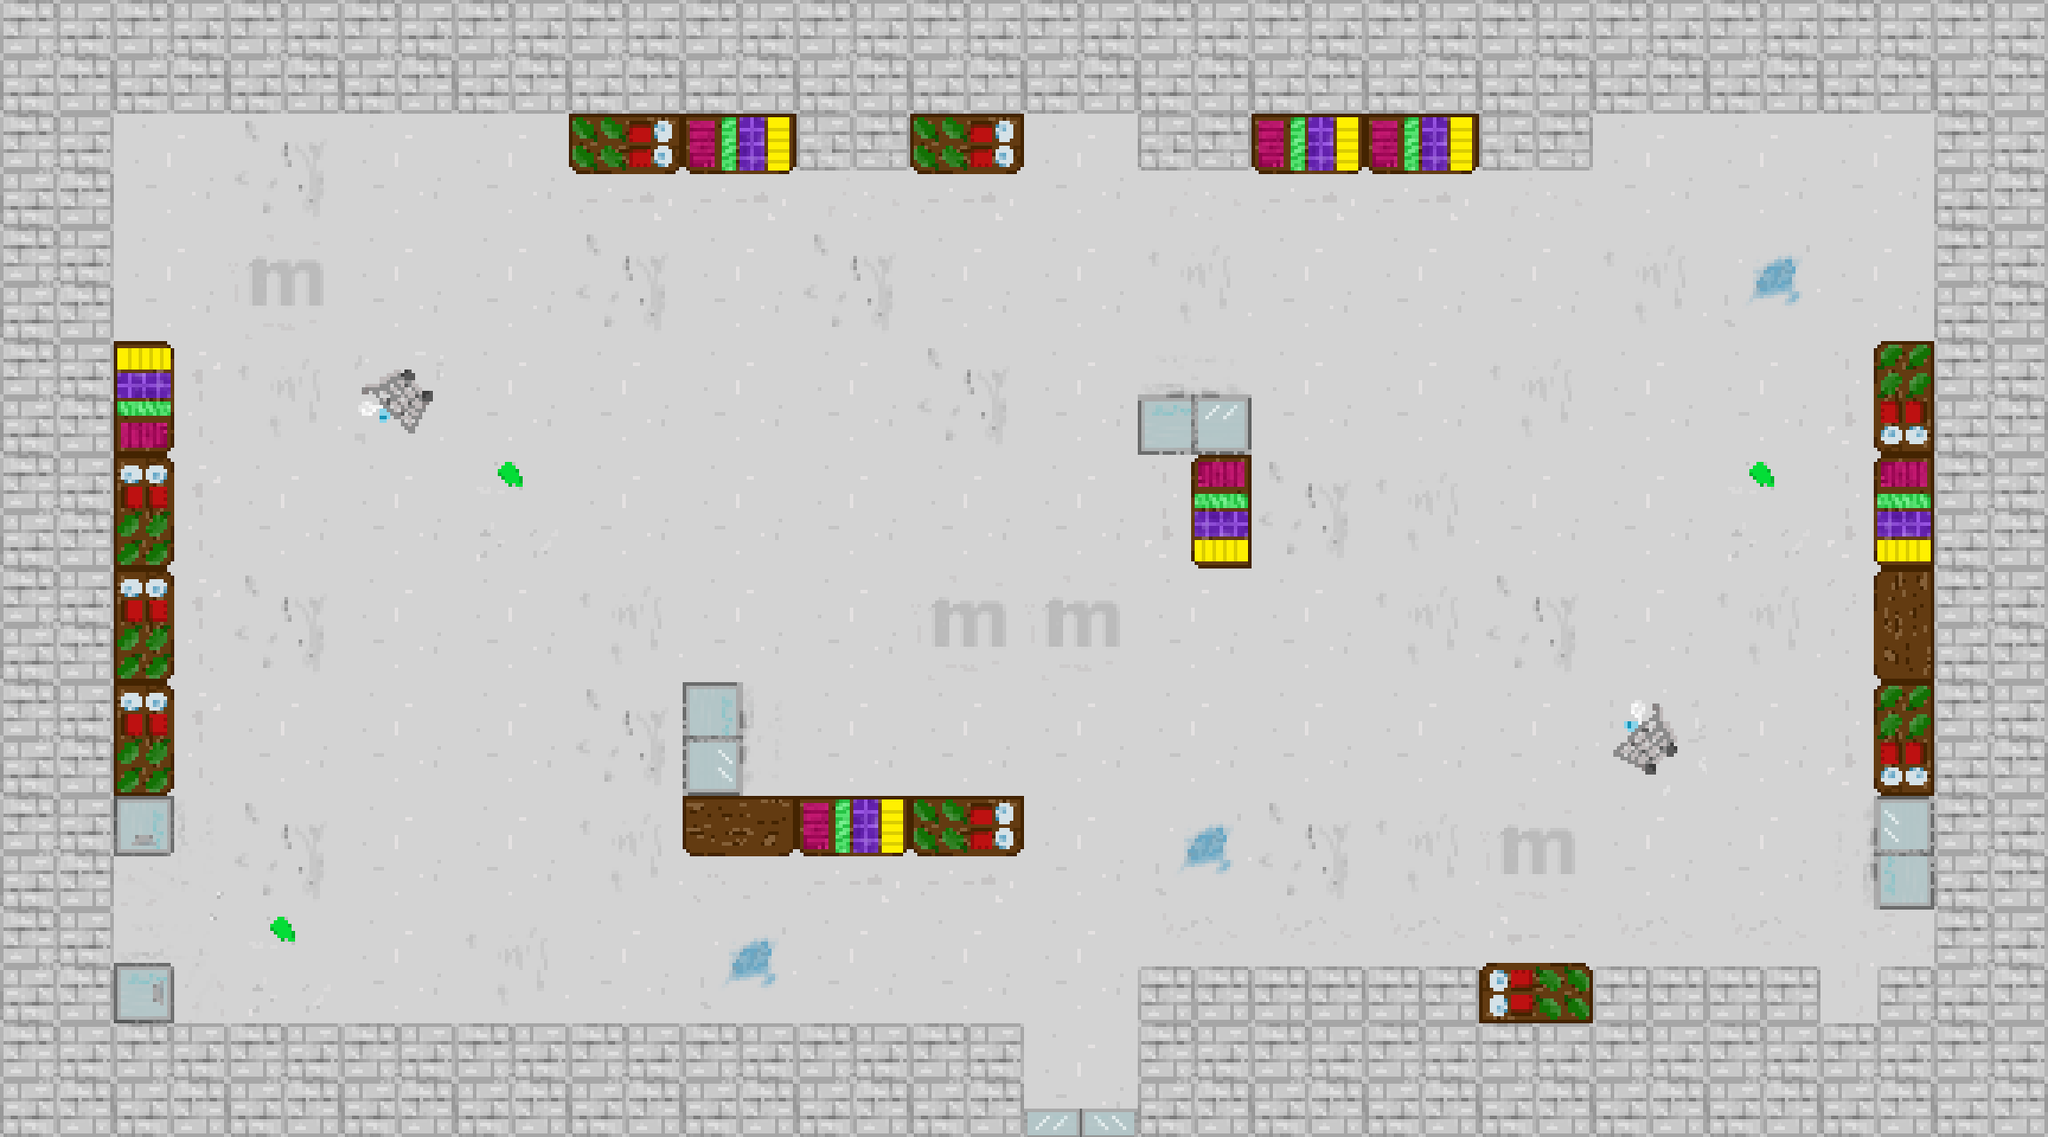

The image is a tile-based game level rendered from a .tmx file. Its description and source (layers, tilesets, objects; grid data summarised) follow:
An orthogonal 18x10 tile map with 128x128 px tiles, 2 tile layers (Vrstva dlaždic 1, collision), 1 hidden layer not drawn, 3 tilesets and 38 objects.

<map version="1.10" tiledversion="1.11.2" orientation="orthogonal" renderorder="right-down" width="18" height="10" tilewidth="128" tileheight="128" infinite="0" nextlayerid="5" nextobjectid="1">
 <tileset firstgid="1" name="Tile-set-128x128" tilewidth="128" tileheight="128" tilecount="96" columns="16">
  <image source="Tile-set-128x128.png" width="2048" height="769" />
 </tileset>
 <tileset firstgid="97" name="Tile-set-128x128_V2" tilewidth="128" tileheight="128" tilecount="96" columns="16">
  <image source="Tile-set-128x128.png" width="2048" height="769" />
  <tile id="3">
   <objectgroup draworder="index" id="2">
    <object id="1" x="0" y="0" width="67.8182" height="127.818" />
   </objectgroup>
  </tile>
  <tile id="4">
   <objectgroup draworder="index" id="2">
    <object id="1" x="60" y="0.363636" width="68" height="127.273" />
   </objectgroup>
  </tile>
  <tile id="5">
   <objectgroup draworder="index" id="2">
    <object id="1" x="0.36947" y="0.363636">
     <polygon points="0,0 59.7229,0.181302 67.4409,7.97727 68.176,119.659 59.9067,127.455 -0.551288,127.636" />
    </object>
   </objectgroup>
  </tile>
  <tile id="6">
   <objectgroup draworder="index" id="2">
    <object id="1" x="128" y="0">
     <polygon points="0,0 0.363636,127.273 -59.6364,127.636 -67.8182,119.636 -67.8182,8 -59.6364,0" />
    </object>
   </objectgroup>
  </tile>
  <tile id="7">
   <objectgroup draworder="index" id="2">
    <object id="1" x="0.182785" y="0.18156">
     <polygon points="0,0 59.4304,-0.18156 67.2693,7.62553 68.1809,119.83 59.9773,127.637 -0.364603,127.818" />
    </object>
   </objectgroup>
  </tile>
  <tile id="8">
   <objectgroup draworder="index" id="2">
    <object id="1" x="128" y="0">
     <polygon points="0,0 0.181818,127.636 -60,128 -68.3636,119.636 -68.1818,8 -59.8182,0.181818" />
    </object>
   </objectgroup>
  </tile>
  <tile id="9">
   <objectgroup draworder="index" id="2">
    <object id="1" x="67.8182" y="-0.181818">
     <polygon points="0,0 0.181818,63.6364 -3.81818,68 -67.6364,68.1818 -67.6364,0.181818" />
    </object>
   </objectgroup>
  </tile>
  <tile id="10">
   <objectgroup draworder="index" id="2">
    <object id="1" x="60.1818" y="64.3636">
     <polygon points="0,0 4,-4.36364 67.4545,-4.54545 67.8182,63.2727 -0.363636,63.2727" />
    </object>
   </objectgroup>
  </tile>
  <tile id="11">
   <objectgroup draworder="index" id="2">
    <object id="1" x="0.181818" y="0.181818" width="63.8182" height="127.455" />
   </objectgroup>
  </tile>
  <tile id="12">
   <objectgroup draworder="index" id="4">
    <object id="5" x="64.1818" y="0.363636" width="64" height="127.455" />
   </objectgroup>
  </tile>
  <tile id="13">
   <objectgroup draworder="index" id="2">
    <object id="1" x="64.1818" y="64.1818" width="63.4545" height="63.4545" />
   </objectgroup>
  </tile>
  <tile id="14">
   <objectgroup draworder="index" id="2">
    <object id="1" x="0" y="64.1818" width="63.4545" height="63.6364" />
   </objectgroup>
  </tile>
  <tile id="19">
   <objectgroup draworder="index" id="2">
    <object id="1" x="0" y="0.181818" width="127.818" height="67.4545" />
   </objectgroup>
  </tile>
  <tile id="20">
   <objectgroup draworder="index" id="2">
    <object id="1" x="0.363636" y="60.1818" width="127.636" height="67.6364" />
   </objectgroup>
  </tile>
  <tile id="21">
   <objectgroup draworder="index" id="2">
    <object id="1" x="0" y="0">
     <polygon points="0,0 128,0.181818 128,60 119.818,67.4545 8,67.8182 0.181818,60.1818" />
    </object>
   </objectgroup>
  </tile>
  <tile id="22">
   <objectgroup draworder="index" id="2">
    <object id="1" x="0" y="68">
     <polygon points="0,0 8.36364,-8.36364 120,-8.18182 127.818,0.181818 128.182,60.1818 0.181818,60" />
    </object>
   </objectgroup>
  </tile>
  <tile id="23">
   <objectgroup draworder="index" id="2">
    <object id="1" x="0.181818" y="-0.363636">
     <polygon points="0,0 -0.181818,60.3636 7.81818,67.6364 119.818,67.8182 127.818,59.8182 127.818,0.545455" />
    </object>
   </objectgroup>
  </tile>
  <tile id="24">
   <objectgroup draworder="index" id="2">
    <object id="1" x="120" y="60.1818">
     <polygon points="0,0 8,8.36364 8.18182,68.1818 -120,67.8182 -120,7.63636 -111.273,-0.545455" />
    </object>
   </objectgroup>
  </tile>
  <tile id="25">
   <objectgroup draworder="index" id="2">
    <object id="1" x="0" y="59.8182" width="68" height="68.1818" />
   </objectgroup>
  </tile>
  <tile id="26">
   <objectgroup draworder="index" id="2">
    <object id="1" x="59.8182" y="0.181818" width="68" height="67.4545" />
   </objectgroup>
  </tile>
  <tile id="27">
   <objectgroup draworder="index" id="2">
    <object id="1" x="0" y="0.181818" width="127.818" height="64" />
   </objectgroup>
  </tile>
  <tile id="28">
   <objectgroup draworder="index" id="2">
    <object id="1" x="0.181818" y="64.1818" width="127.818" height="63.6364" />
   </objectgroup>
  </tile>
  <tile id="29">
   <objectgroup draworder="index" id="2">
    <object id="1" x="64" y="0.363636" width="63.6364" height="63.0909" />
   </objectgroup>
  </tile>
  <tile id="30">
   <objectgroup draworder="index" id="2">
    <object id="1" x="0" y="0.181818" width="63.8182" height="63.2727" />
   </objectgroup>
  </tile>
  <tile id="34">
   <objectgroup draworder="index" id="2">
    <object id="1" x="0" y="0">
     <polygon points="0,0 59.6364,-0.363636 68.1818,8.54545 68.1818,119.455 60,128 0,128" />
    </object>
   </objectgroup>
  </tile>
  <tile id="35">
   <objectgroup draworder="index" id="2">
    <object id="1" x="68" y="-0.181818">
     <polygon points="0,0 60.1818,0.181818 60,127.818 0.181818,128.182 -8,120 -8,8.18182" />
    </object>
   </objectgroup>
  </tile>
  <tile id="36">
   <objectgroup draworder="index" id="2">
    <object id="1" x="0" y="-0.181818">
     <polygon points="0,0 127.818,0.181818 128,63.6364 64,63.8182 63.8182,127.818 0.181818,128" />
    </object>
   </objectgroup>
  </tile>
  <tile id="37">
   <objectgroup draworder="index" id="2">
    <!-- 11 objects omitted --></objectgroup>
  </tile>
  <tile id="38">
   <objectgroup draworder="index" id="2">
    <!-- 10 objects omitted --></objectgroup>
  </tile>
  <tile id="39">
   <objectgroup draworder="index" id="2">
    <!-- 9 objects omitted --></objectgroup>
  </tile>
  <tile id="40">
   <objectgroup draworder="index" id="2">
    <!-- 8 objects omitted --></objectgroup>
  </tile>
  <tile id="50">
   <objectgroup draworder="index" id="2">
    <!-- 7 objects omitted --></objectgroup>
  </tile>
  <tile id="51">
   <objectgroup draworder="index" id="2">
    <!-- 6 objects omitted --></objectgroup>
  </tile>
  <tile id="52">
   <objectgroup draworder="index" id="2">
    <!-- 5 objects omitted --></objectgroup>
  </tile>
  <tile id="53">
   <objectgroup draworder="index" id="2">
    <!-- 4 objects omitted --></objectgroup>
  </tile>
  <tile id="54">
   <objectgroup draworder="index" id="2">
    <!-- 3 objects omitted --></objectgroup>
  </tile>
  <tile id="55">
   <objectgroup draworder="index" id="2">
    <!-- 2 objects omitted --></objectgroup>
  </tile>
  <tile id="56">
   <objectgroup draworder="index" id="2">
    <!-- 1 objects omitted --></objectgroup>
  </tile>
 </tileset>
 <tileset firstgid="193" name="Walking1" tilewidth="128" tileheight="128" tilecount="1" columns="0">
  <grid orientation="orthogonal" width="1" height="1" />
  <tile id="0">
   <image source="../character/npc/1/Walking1.png" width="128" height="128" />
  </tile>
 </tileset>
 <layer id="1" name="Vrstva dlaždic 1" width="18" height="10">
  <data>[180 cells, 128 non-empty, 8 distinct tile ids]</data>
 </layer>
 <layer id="4" name="collision" width="18" height="10">
  <data>[180 cells, 86 non-empty, 21 distinct tile ids]</data>
 </layer>
 <layer id="3" name="positions" width="18" height="10" visible="0">
  <data>[180 cells, 5 non-empty, 1 distinct tile ids]</data>
 </layer>
</map>
<!-- 11 of 38 objects omitted -->
